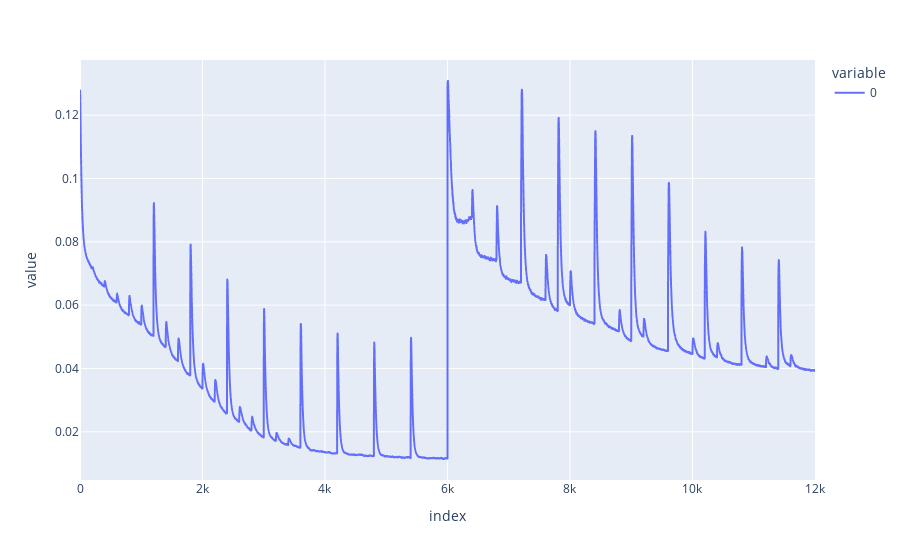

Notebook code cell kept with this figure:
### Code cell
px.line(x)

### Figure 1 — Plotly figure (JSON) as saved in the notebook; plotly's stock layout.template omitted (floating-point values rounded to 4 significant figures; data arrays with more than 128 entries replaced by an {"elided": "..."} marker saying what was removed)
{"data": [{"hovertemplate": "variable=0<br>index=%{x}<br>value=%{y}<extra></extra>", "legendgroup": "0", "line": {"color": "#636efa", "dash": "solid"}, "marker": {"symbol": "circle"}, "mode": "lines", "name": "0", "showlegend": true, "type": "scattergl", "x": {"elided": "12002 int values"}, "xaxis": "x", "y": {"elided": "12002 float values"}, "yaxis": "y"}], "layout": {"legend": {"title": {"text": "variable"}, "tracegroupgap": 0}, "margin": {"t": 60}, "xaxis": {"anchor": "y", "domain": [0, 1], "title": {"text": "index"}}, "yaxis": {"anchor": "x", "domain": [0, 1], "title": {"text": "value"}}}}
